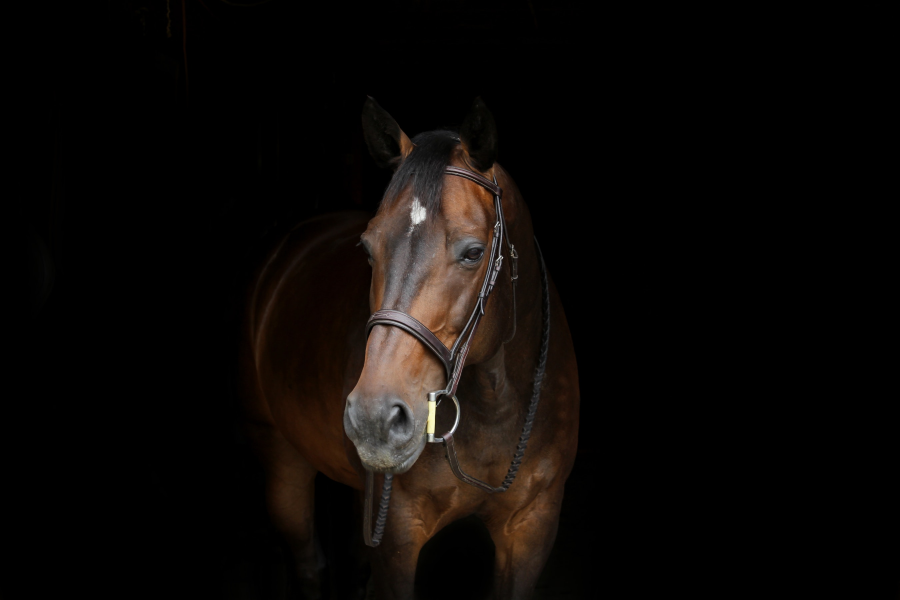
#> input picture DATA/horse.jpg, 2700 x 1800 px (shown at 1/3 size)
$ jupyter execute Untitled12.ipynb   (shell and % lines are left out)
#> lines starting #> are read from the running program, lines starting #| are printed output that depends on the picture
[cell 1]
import cv2
import numpy as np
import matplotlib.pyplot as plt

[cell 2]
dark_horse = cv2.imread('DATA/horse.jpg')
#> dark_horse is the input picture: shape (1800, 2700, 3); mean B, G, R 6.9, 8.9, 12
show_horse = cv2.cvtColor(dark_horse, cv2.COLOR_BGR2RGB)

rainbow = cv2.imread('DATA/rainbow.jpg')
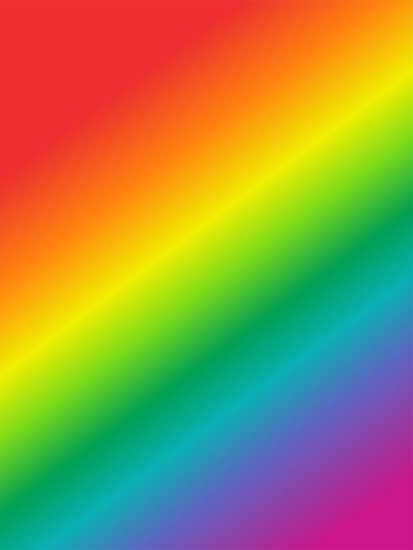
#> input picture DATA/rainbow.jpg, 413 x 550 px
#> rainbow is the input picture: shape (550, 413, 3); mean B, G, R 72.8, 142.3, 152.3
show_rainbow = cv2.cvtColor(rainbow, cv2.COLOR_BGR2RGB)

bluebricks = cv2.imread('DATA/bricks.jpg')
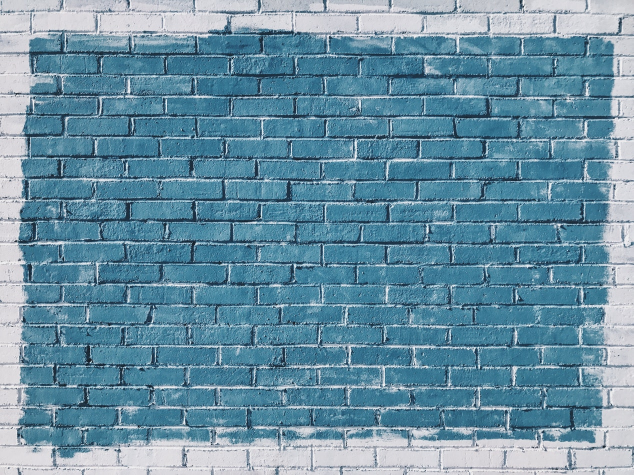
#> input picture DATA/bricks.jpg, 1267 x 950 px (shown at 1/2 size)
#> bluebricks is the input picture: shape (950, 1267, 3); mean B, G, R 163.5, 144, 104.9
show_bricks = cv2.cvtColor(bluebricks, cv2.COLOR_BGR2RGB)

[cell 3]
plt.imshow(show_rainbow)

[cell 4]
hist_values = cv2.calcHist([bluebricks], channels=[0], mask=None, histSize=[256], ranges=[0,256])
#> hist_values = 256 values, max 19329 at index 150, min 0 at index 0, mean 4701.8

hist_values.shape
#> Out = (256, 1)

[cell 5]
plt.plot(hist_values)
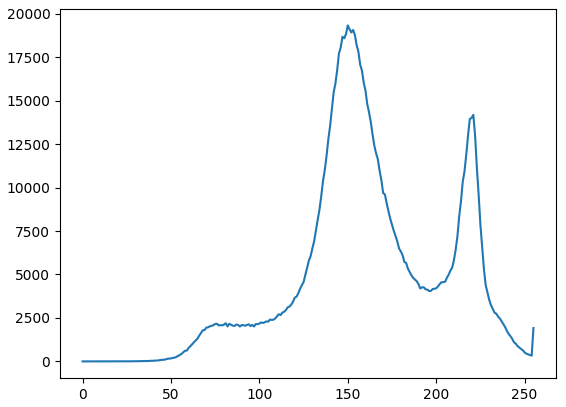
#> figure drawn by matplotlib, 1 panel; curve peaks at x = 150, y = 19329

[cell 6]
hist_values = cv2.calcHist([dark_horse], channels=[0], mask=None, histSize=[256], ranges=[0,256])
#> hist_values = 256 values, max 3726045 at index 0, min 10 at index 246, mean 18984.4

plt.plot(hist_values)
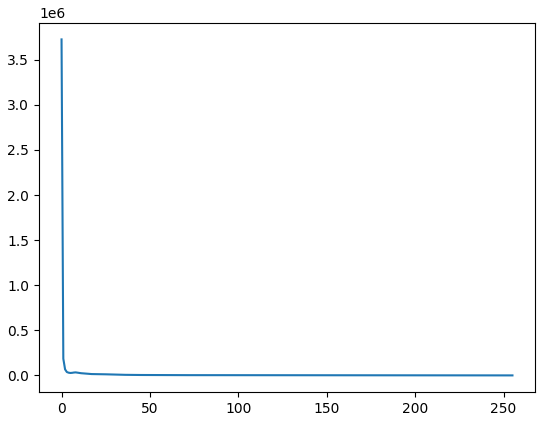
#> figure drawn by matplotlib, 1 panel; curve peaks at x = 0, y = 3726045

[cell 7]
img = dark_horse
color = ('b', 'g', 'r')
for i, col in enumerate(color):
    histr = cv2.calcHist([img],[i],None,[256],[0,256])
    plt.plot(histr, color=col)
    plt.xlim([0,50])
    plt.ylim([0, 500000])
plt.title("HISTOGRAM FOR HORSE")
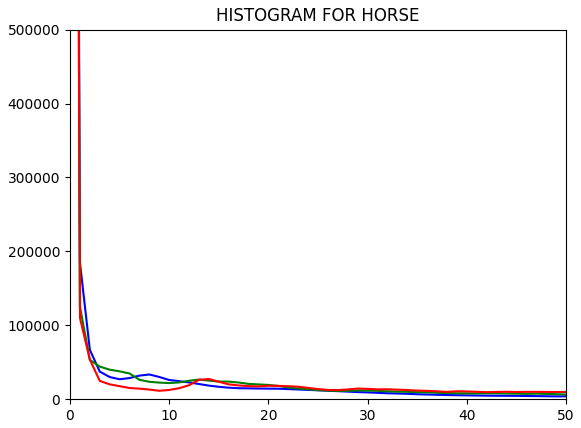
#> figure drawn by matplotlib, 1 panel; curve peaks at x = 0, y = 3726045; curve peaks at x = 0, y = 3605157; curve peaks at x = 0, y = 3582424

[cell 8]
img = rainbow
mask = np.zeros(img.shape[:2], np.uint8)

[cell 9]
plt.imshow(mask, cmap='gray')
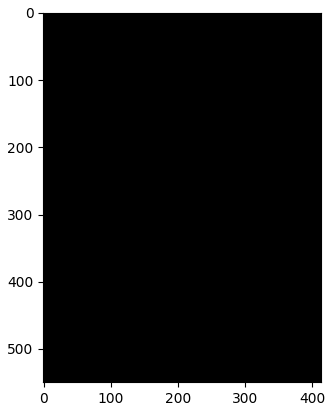
#> figure drawn by matplotlib, 1 panel

[cell 10]
mask[300:400, 100:400] = 255

[cell 11]
plt.imshow(mask, 'gray')
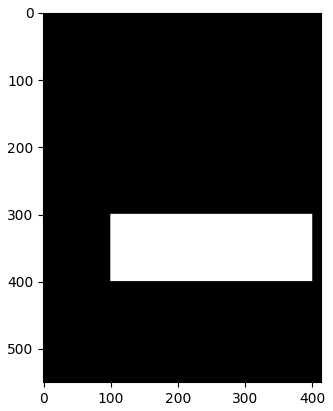
#> figure drawn by matplotlib, 1 panel

[cell 12]
plt.imshow(rainbow)

[cell 13]
masked_img = cv2.bitwise_and(img, img, mask=mask)
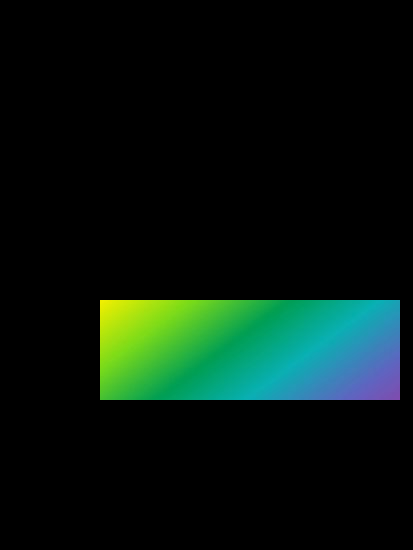
#> masked_img: shape (550, 413, 3); mean B, G, R 14.7, 22.5, 6.8

[cell 14]
show_masked_img = cv2.bitwise_and(show_rainbow, show_rainbow, mask=mask)

[cell 15]
plt.imshow(show_masked_img)

[cell 16]
plt.imshow(show_masked_img)

[cell 17]
hist_masked_vals = cv2.calcHist([rainbow], channels=[2],mask=mask,histSize=[256], ranges=[0,256])
#> hist_masked_vals = 256 values, max 1332 at index 1, min 0 at index 221, mean 117.2

[cell 18]
plt.plot(hist_masked_vals)
plt.title("Red hist for rainbow")
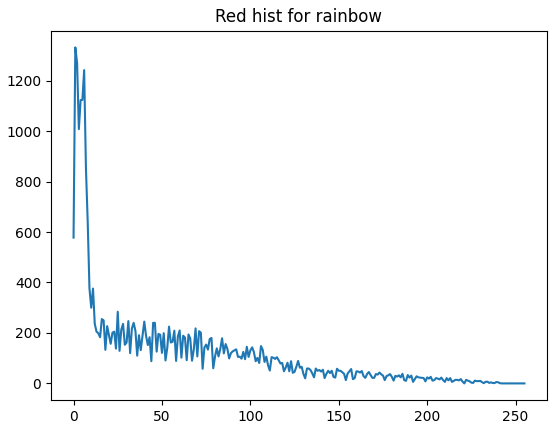
#> figure drawn by matplotlib, 1 panel; curve peaks at x = 1, y = 1332
